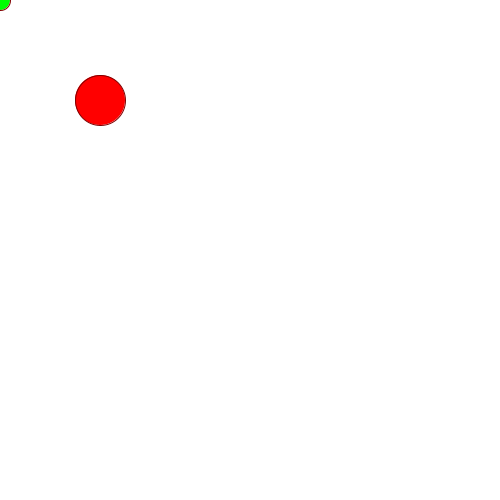
Frame 1 (no input)
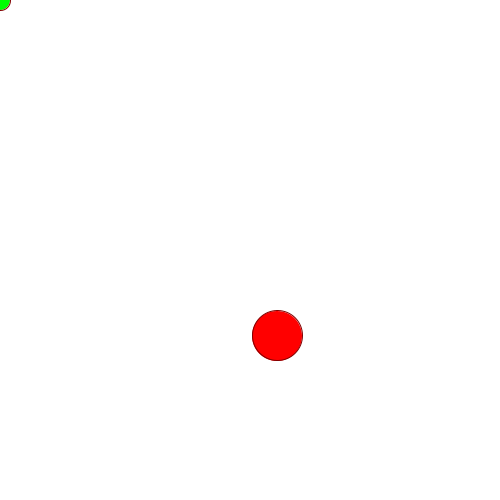
Frame 60 (the mouse pressed at the canvas centre just before this capture)
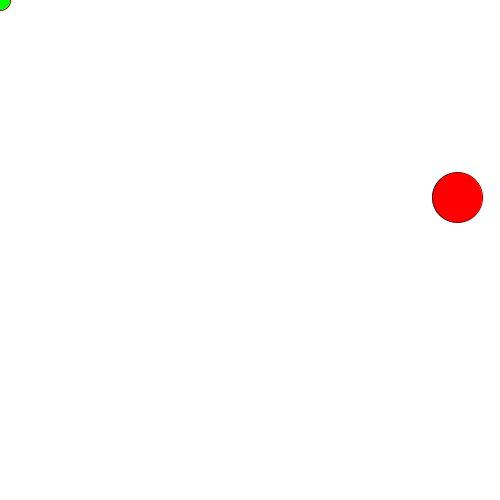
Frame 120 (the mouse held since frame 60 and released just before this capture)

The Processing sketch that drew these frames (run headless with seeded random() and noise(); from frame 60 on, the mouse is pressed at the canvas centre):

// Processing sketch: Bouncing_ball
// ── Bouncing_ball.pde
float x, y, vx, vy, ax, ay, mx, my;
float r=25;
float mr=20;

void setup() {
  size(500, 500);
  x=100; 
  y=100;
  vx=3; 
  vy=1;
  ax=0; 
  ay=0.1;
}

void draw() {

  background(255);
  fill(255, 0, 0);
  stroke(128, 0, 0);
  ellipse(x, y, r*2, r*2);
  fill(0, 255, 0);

  ellipse(mx, my, mr, mr);

  vx+=ax;
  vy+=ay;
  x+=vx;
  y+=vy;

  if (x >width-r && vx>0) {
    vx = -vx;
  }
    if (x <0+r && vx<0) {
    vx = -vx;
  }
  float bottom = height-r;
  if (y >bottom && vy>0) {
    vy = -vy;
    y=y-2*(y-bottom);
  }
    if (y <0+r && vy<0) {
    vy = -vy;

  }
  if (sqrt( pow( mx -x,2) + pow(my - y, 2))< mr+r) {vx = -vx;vy= -vy;
  line(mx,my,x,y);}
}
void mouseDragged(){
    mx = mouseX;
  my = mouseY;
}
